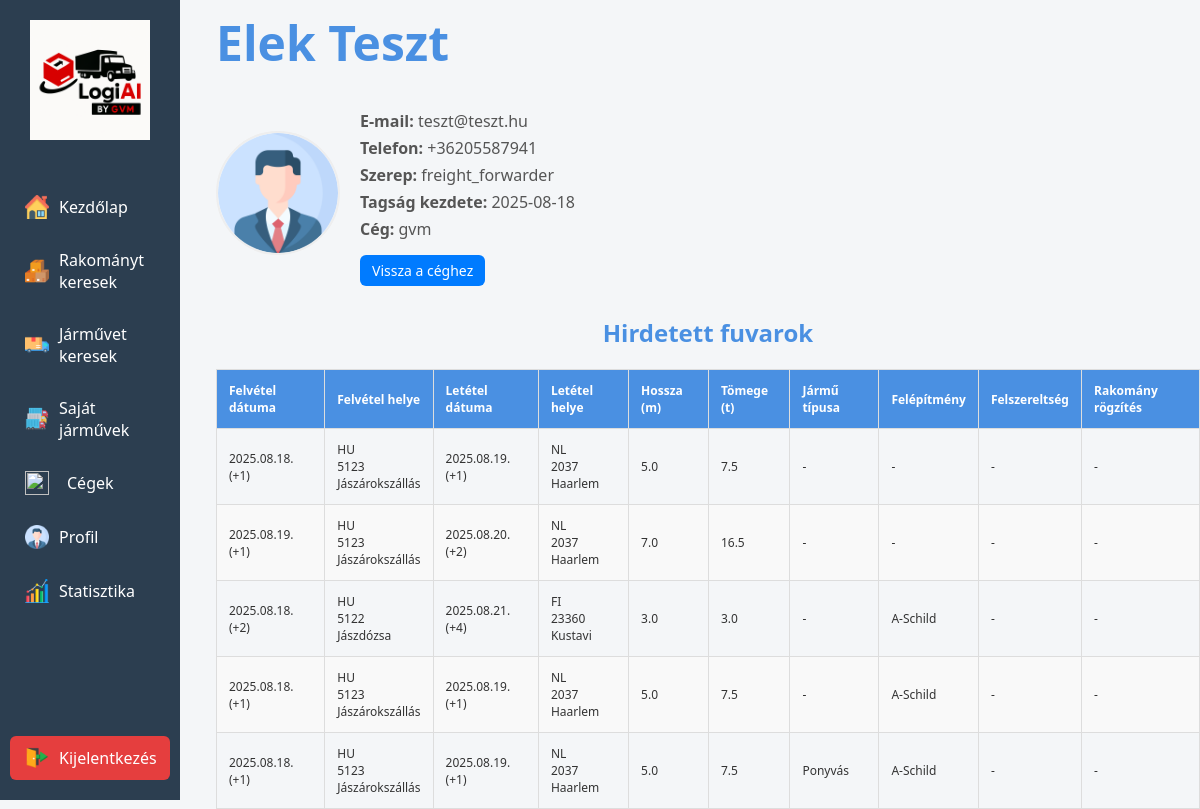
The page /company/gvm-1/teszt@teszt.hu (signed in) on the database its author committed.
### main.py (models this page shows, shortened)
class User(db.Model, UserMixin):
    user_id = db.Column(db.Integer, primary_key=True)
    email = db.Column(db.String(150), unique=True, nullable=False)
    first_name = db.Column(db.String(150), nullable=False)
    last_name = db.Column(db.String(150), nullable=False)
    phone_number = db.Column(db.String(150), nullable=False)
    hashed_password = db.Column(db.String(150), nullable=False)
    role = db.Column(db.String(50), default="freight_forwarder")
    company_id = db.Column(db.Integer, db.ForeignKey('company.company_id'), nullable=True)
    is_company_admin = db.Column(db.Boolean, default=False)
    common_user = db.Column(db.Boolean, default=True)
    created_at = db.Column(db.Date, default=date.today)
    profile_picture = db.Column(db.String(200), nullable=True)
    company = db.relationship('Company', back_populates='users')

class Company(db.Model):
    company_id = db.Column(db.Integer, primary_key=True)
    name = db.Column(db.String(150), nullable=False)
    subscription_type = db.Column(db.String(50), default="free")
    country = db.Column(db.String(50))
    post_code = db.Column(db.String(20))
    street = db.Column(db.String(100))
    house_number = db.Column(db.String(20))
    tax_number = db.Column(db.String(50))
    admin_id = db.Column(db.Integer)
    created_at = db.Column(db.Date, default=date.today)
    slug = db.Column(db.String(200), unique=True, index=True, nullable=True)
    invite_codes = db.relationship('InviteCode', backref='company', lazy=True)
    users = db.relationship('User', back_populates='company')
    logo_filename = db.Column(db.String(200), nullable=True)

class Cargo(db.Model):
    cargo_id = db.Column(db.Integer, primary_key=True)
    company_id = db.Column(db.Integer, db.ForeignKey('company.company_id'))
    company = db.relationship("Company", backref="cargos")
    user_id = db.Column(db.Integer, db.ForeignKey('user.user_id'))
    posted_by = db.relationship("User", backref="posted_cargos")  # <-- ide jön a kapcsolat
    description = db.Column(db.Text, nullable=False, default="Nincs leírás")
    origin_country = db.Column(db.String(100))
    origin_postcode = db.Column(db.String(20))
    origin_city = db.Column(db.String(100))
    is_hidden_from = db.Column(db.Boolean, default=False)  # indulás bújtatott?
    destination_country = db.Column(db.String(100))
    destination_postcode = db.Column(db.String(20))
    destination_city = db.Column(db.String(100))
    is_hidden_to = db.Column(db.Boolean, default=False)    # érkezés bújtatott?
    start_date_1 = db.Column(db.Date)
    start_date_2 = db.Column(db.Date)
    start_time_1 = db.Column(db.Time)
    start_time_2 = db.Column(db.Time)
    end_date_1 = db.Column(db.Date)
    end_date_2 = db.Column(db.Date)
    end_time_1 = db.Column(db.Time)
    end_time_2 = db.Column(db.Time)
    weight = db.Column(db.Float)
    size = db.Column(db.Float)
    vehicle_type = db.Column(db.String(100))     # típus
    stucture = db.Column(db.String(100))         # felépítmény
    equipment = db.Column(db.String(200))        # felszereltség
    certificates = db.Column(db.String(200))     # tanúsítványok
    cargo_securement = db.Column(db.String(200)) # rakományrögzítés
    created_at = db.Column(db.DateTime, default=datetime.utcnow)
    offers = db.relationship("Offer", backref="cargo", lazy=True)

### main.py (the view)
@app.route("/company/<company_slug>/<email>")
@login_required
def user_profile(company_slug, email):
    company = Company.query.filter_by(slug=company_slug).first_or_404()
    user = User.query.filter_by(email=email, company_id=company.company_id).first_or_404()
    return render_template("user_profile.html", user=user)

### main.py (called while the page is built)
@login_manager.user_loader
def load_user(user_id):
    return User.query.get(int(user_id))

### templates/user_profile.html (shortened to what this page needs)
{% extends "base.html" %}
{% block content %}
<div class="home-container">
    <aside class="sidebar">
        {% include 'sidebar.html' %}
    </aside>
    <main class="main-content">
        <h1 class="profile-title">{{ user.first_name }} {{ user.last_name }}</h1>
        <div class="profile-header">
            <div class="profile-avatar">
                <img src="{{ url_for('static', filename='uploads/profile_pictures/' + user.profile_picture) if user.profile_picture else url_for('static', filename='icons/user.png') }}">
            </div>
            <div class="profile-info">
                <p><strong>E-mail:</strong> {{ user.email }}</p>
                <p><strong>Telefon:</strong> {{ user.phone_number }}</p>
                <p><strong>Szerep:</strong> {{ user.role }}</p>
                <p><strong>Tagság kezdete:</strong> {{ user.created_at.strftime('%Y-%m-%d') if user.created_at else '' }}</p>
                <p><strong>Cég:</strong> {{ user.company.name if user.company else 'Nincs cég' }}</p>
                {% if user.company %}
                    <a href="{{ url_for('company_profile', slug=user.company.slug) }}" class="btn">Vissza a céghez</a>
                {% endif %}
            </div>
        </div>
        {% if user.posted_cargos %}
            <h2>Hirdetett fuvarok</h2>
            <table id="companyCargos" class="display" style="width:100%; font-size:0.9em;">
                <thead>
                    <tr>
                        <th>Felvétel dátuma</th>
                        <th>Felvétel helye</th>
                        <th>Letétel dátuma</th>
                        <th>Letétel helye</th>
                        <th>Hossza (m)</th>
                        <th>Tömege (t)</th>
                        <th>Jármű típusa</th>
                        <th>Felépítmény</th>
                        <th>Felszereltség</th>
                        <th>Rakomány rögzítés</th>
                    </tr>
                </thead>
                <tbody>
                    {% for cargo in user.posted_cargos %}
                        <tr>
                        <td>
                            {{ cargo.start_date_1.strftime('%Y.%m.%d.') if cargo.start_date_1 else '' }}
                            {% if cargo.start_date_2 %}
                                (+{{ (cargo.start_date_2 - cargo.start_date_1).days }})
                            {% endif %}
                        </td>
                        <td>{{ cargo.origin_country }}<br>{{ cargo.origin_postcode }}<br>{{ cargo.origin_city }}</td>
                        <td>
                            {{ cargo.end_date_1.strftime('%Y.%m.%d.') if cargo.end_date_1 else '' }}
                            {% if cargo.end_date_2 %}
                                (+{{ (cargo.end_date_2 - cargo.end_date_1).days }})
                            {% endif %}
                        </td>
                        <td>{{ cargo.destination_country }}<br>{{ cargo.destination_postcode }}<br>{{ cargo.destination_city }}</td>
                        <td>{{ cargo.size }}</td>
                        <td>{{ cargo.weight }}</td>
                        <td>{{ cargo.vehicle_type or '-' }}</td>
                        <td>{{ cargo.stucture or '-' }}</td>
                        <td>{{ cargo.equipment or '-' }}</td>
                        <td>{{ cargo.cargo_securement or '-' }}</td>
                    </tr>
                    {% endfor %}
                </tbody>
            </table>
        {% else %}
            <p>Ez a felhasználó még nem hirdetett fuvarokat.</p>
        {% endif %}
    </main>
</div>
{% endblock %}

### templates/base.html (shortened to what this page needs)
<!DOCTYPE html>
<html lang="hu">
<head>
    <link rel="stylesheet" href="{{ url_for('static', filename='style.css') }}">
    <link rel="stylesheet" href="https://cdn.jsdelivr.net/npm/bootstrap-icons@1.10.5/font/bootstrap-icons.css">
</head>
<body>
    {% block content %}{% endblock %}
</body>
</html>

### templates/sidebar.html (shortened to what this page needs)
<nav class="sidebar">
    <div class="sidebar-header">
        <img src="{{ url_for('static', filename='images/logiailogo.png') }}" alt="logiAI logo">
    </div>
    <ul class="sidebar-menu">
        <li><a href="{{ url_for('home') }}"><img src="{{ url_for('static', filename='icons/home.png') }}" alt=""> Kezdőlap</a></li>
        <li><a href="{{ url_for('shipments') }}"><img src="{{ url_for('static', filename='icons/warehouse.png') }}" alt=""> Rakományt keresek</a></li>
        <li><a href="{{ url_for('cargo') }}"><img src="{{ url_for('static', filename='icons/truck.png') }}" alt=""> Járművet keresek</a></li>
        <li><a href="{{ url_for('vehicles') }}"><img src="{{ url_for('static', filename='icons/car.png') }}" alt=""> Saját járművek</a></li>
        <li>
            <a href="#" class="submenu-toggle"><img src="{{ url_for('static', filename='icons/company.png') }}" alt=""> Cégek</a>
        </li>
        <li><a href="{{ url_for('profile') }}"><img src="{{ url_for('static', filename='icons/user.png') }}" alt=""> Profil</a></li>
        <li><a href="{{ url_for('statistics') }}"><img src="{{ url_for('static', filename='icons/stats.png') }}" alt=""> Statisztika</a></li>
    </ul>
    <ul class="sidebar-logout">
        <li>
            <a href="{{ url_for('logout') }}" class="logout-btn">
                <img src="{{ url_for('static', filename='icons/exit.png') }}" alt=""> Kijelentkezés
            </a>
        </li>
    </ul>
</nav>

### static/style.css (style rules this page uses)
body { font-family: 'Segoe UI', Tahoma, Geneva, Verdana, sans-serif; margin: 0; padding: 0; background: #f4f6f8; color: #333; display: flex; min-height: 100vh; }
h1 { top: 0; background: #f4f6f8; z-index: 10; padding: 10px 0; margin: 0; }
.sidebar .submenu-toggle { display: flex; align-items: center; gap: 8px; width: 100%; background: none; border: none; color: inherit; padding: 10px 15px; text-align: left; cursor: pointer; font: inherit; border-radius: 6px; }
.sidebar .sidebar-menu img[src$="company.png"] { width: 24px !important; height: 24px !important; object-fit: contain !important; }
.sidebar { width: 15%; background: #2c3e50; color: #fff; min-height: 100vh; padding-left: 10px; padding-right: 10px; position: fixed; top: 0; left: 0; box-sizing: border-box; display: flex; flex-direction: column; z-index: 1000; }
.sidebar-header { text-align: center; padding: 20px 0; }
.sidebar-header img { width: 120px; height: auto; display: inline-block; margin-bottom: 10px; }
.sidebar-menu { list-style: none; padding: 0; margin: 0; flex-grow: 1; }
.sidebar-menu li { margin: 10px 0; }
.sidebar-menu a { color: #fff; text-decoration: none; padding: 10px 15px; display: flex; align-items: center; border-radius: 6px; transition: background 0.3s; }
.sidebar-menu a img { width: 24px; margin-right: 10px; }
.sidebar-logout { margin-top: auto; list-style: none; padding: 0; margin-bottom: 20px; }
.logout-btn { display: flex; align-items: center; padding: 10px 15px; color: #fff; background-color: #e53e3e; border-radius: 6px; text-decoration: none; transition: background 0.3s; }
.logout-btn img { width: 24px; margin-right: 10px; }
.main-content { margin-left: 18vw; flex-grow: 1; box-sizing: border-box; }
.main-content > h1 { font-size: 3rem; text-align: left; color: #4a90e2; }
h1, h2 { text-align: center; color: #4a90e2; }
.profile-info p { margin: 5px 0; font-size: 1rem; color: #555; }
table { width: 100%; border-collapse: collapse; margin-top: 10px; }
table th, table td { border: 1px solid #ddd; padding: 12px; font-size: .75rem; }
table th { background: #4a90e2; color: white; }
table tr:nth-child(even) { background: #f9f9f9; }

### templates/user_profile.html (style rules this page uses)
.profile-title { font-size: 28px; margin-bottom: 20px; }
.profile-header { display: flex; gap: 20px; margin-bottom: 30px; align-items: center; }
.profile-avatar img { width: 120px; height: 120px; border-radius: 50%; object-fit: cover; border: 2px solid #eee; }
.profile-info p { margin: 5px 0; font-size: 16px; }
.btn { display: inline-block; margin-top: 10px; padding: 6px 12px; background-color: #007bff; color: #fff; text-decoration: none; border-radius: 6px; font-size: 14px; }
table { width: 100%; border-collapse: collapse; margin-top: 20px; }
th, td { padding: 8px 12px; border: 1px solid #ddd; text-align: left; }
th { background-color: #f4f4f4; }

### rows shown on the page
User: first_name "Elek", last_name "Teszt", email "teszt@teszt.hu", phone_number "+36205587941", role "freight_forwarder", created_at "2025-08-18"
Company: company "gvm"
Cargo: start_date_1 "2025.08.18.", (cargo.start_date_2-cargo.start_date_1).days "1", origin_country "HU", origin_postcode "5123", origin_city "Jászárokszállás", end_date_1 "2025.08.19.", (cargo.end_date_2-cargo.end_date_1).days "1", destination_country "NL", destination_postcode "2037", destination_city "Haarlem", size "5.0", weight "7.5", vehicle_type "-", stucture "-", equipment "-", cargo_securement "-"
Cargo: start_date_1 "2025.08.19.", (cargo.start_date_2-cargo.start_date_1).days "1", origin_country "HU", origin_postcode "5123", origin_city "Jászárokszállás", end_date_1 "2025.08.20.", (cargo.end_date_2-cargo.end_date_1).days "2", destination_country "NL", destination_postcode "2037", destination_city "Haarlem", size "7.0", weight "16.5", vehicle_type "-", stucture "-", equipment "-", cargo_securement "-"
Cargo: start_date_1 "2025.08.18.", (cargo.start_date_2-cargo.start_date_1).days "2", origin_country "HU", origin_postcode "5122", origin_city "Jászdózsa", end_date_1 "2025.08.21.", (cargo.end_date_2-cargo.end_date_1).days "4", destination_country "FI", destination_postcode "23360", destination_city "Kustavi", size "3.0", weight "3.0", vehicle_type "-", stucture "A-Schild", equipment "-", cargo_securement "-"
Cargo: start_date_1 "2025.08.18.", (cargo.start_date_2-cargo.start_date_1).days "1", origin_country "HU", origin_postcode "5123", origin_city "Jászárokszállás", end_date_1 "2025.08.19.", (cargo.end_date_2-cargo.end_date_1).days "1", destination_country "NL", destination_postcode "2037", destination_city "Haarlem", size "5.0", weight "7.5", vehicle_type "-", stucture "A-Schild", equipment "-", cargo_securement "-"
Cargo: start_date_1 "2025.08.18.", (cargo.start_date_2-cargo.start_date_1).days "1", origin_country "HU", origin_postcode "5123", origin_city "Jászárokszállás", end_date_1 "2025.08.19.", (cargo.end_date_2-cargo.end_date_1).days "1", destination_country "NL", destination_postcode "2037", destination_city "Haarlem", size "5.0", weight "7.5", vehicle_type "Ponyvás", stucture "A-Schild", equipment "-", cargo_securement "-"
